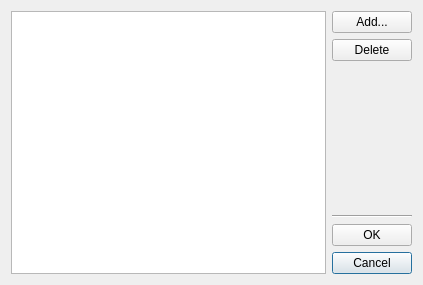
<?xml version="1.0" encoding="UTF-8"?>
<ui version="4.0">
 <class>configure</class>
 <widget class="QDialog" name="configure">
  <property name="geometry">
   <rect>
    <x>0</x>
    <y>0</y>
    <width>423</width>
    <height>285</height>
   </rect>
  </property>
  <property name="focusPolicy">
   <enum>Qt::ClickFocus</enum>
  </property>
  <property name="windowTitle">
   <string>Configure</string>
  </property>
  <layout class="QHBoxLayout" name="horizontalLayout">
   <item>
    <widget class="QTableView" name="tableView">
     <property name="textElideMode">
      <enum>Qt::ElideMiddle</enum>
     </property>
     <property name="gridStyle">
      <enum>Qt::DashLine</enum>
     </property>
    </widget>
   </item>
   <item>
    <layout class="QGridLayout" name="gridLayout">
     <property name="sizeConstraint">
      <enum>QLayout::SetNoConstraint</enum>
     </property>
     <item row="7" column="0">
      <widget class="QPushButton" name="Cancel">
       <property name="text">
        <string>Cancel</string>
       </property>
      </widget>
     </item>
     <item row="6" column="0">
      <widget class="QPushButton" name="OK">
       <property name="text">
        <string>OK</string>
       </property>
      </widget>
     </item>
     <item row="5" column="0">
      <widget class="Line" name="line">
       <property name="orientation">
        <enum>Qt::Horizontal</enum>
       </property>
      </widget>
     </item>
     <item row="1" column="0">
      <layout class="QVBoxLayout" name="verticalLayout">
       <item>
        <widget class="QPushButton" name="Add">
         <property name="text">
          <string>Add...</string>
         </property>
        </widget>
       </item>
       <item>
        <widget class="QPushButton" name="Delete">
         <property name="text">
          <string>Delete</string>
         </property>
        </widget>
       </item>
      </layout>
     </item>
     <item row="2" column="0" rowspan="2">
      <spacer name="verticalSpacer">
       <property name="orientation">
        <enum>Qt::Vertical</enum>
       </property>
       <property name="sizeType">
        <enum>QSizePolicy::Fixed</enum>
       </property>
       <property name="sizeHint" stdset="0">
        <size>
         <width>20</width>
         <height>40</height>
        </size>
       </property>
      </spacer>
     </item>
    </layout>
   </item>
  </layout>
 </widget>
 <resources/>
 <connections>
  <connection>
   <sender>Cancel</sender>
   <signal>clicked()</signal>
   <receiver>configure</receiver>
   <slot>close()</slot>
   <hints>
    <hint type="sourcelabel">
     <x>355</x>
     <y>250</y>
    </hint>
    <hint type="destinationlabel">
     <x>211</x>
     <y>142</y>
    </hint>
   </hints>
  </connection>
 </connections>
</ui>
